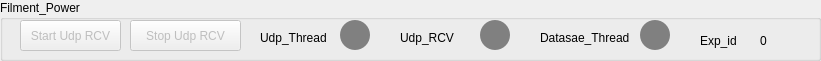
    <widget class="QGroupBox" name="groupBox_21">
     <property name="geometry">
      <rect>
       <x>0</x>
       <y>240</y>
       <width>821</width>
       <height>61</height>
      </rect>
     </property>
     <property name="title">
      <string>Filment_Power</string>
     </property>
     <widget class="QPushButton" name="pushButton_205">
      <property name="enabled">
       <bool>false</bool>
      </property>
      <property name="geometry">
       <rect>
        <x>20</x>
        <y>20</y>
        <width>101</width>
        <height>31</height>
       </rect>
      </property>
      <property name="text">
       <string>Start Udp RCV</string>
      </property>
     </widget>
     <widget class="QPushButton" name="pushButton_206">
      <property name="enabled">
       <bool>false</bool>
      </property>
      <property name="geometry">
       <rect>
        <x>130</x>
        <y>20</y>
        <width>111</width>
        <height>31</height>
       </rect>
      </property>
      <property name="text">
       <string>Stop Udp RCV</string>
      </property>
     </widget>
     <widget class="QPushButton" name="pushButton_207">
      <property name="geometry">
       <rect>
        <x>640</x>
        <y>20</y>
        <width>30</width>
        <height>30</height>
       </rect>
      </property>
      <property name="styleSheet">
       <string notr="true">border-radius:15px;
background-color:grey
;
</string>
      </property>
      <property name="text">
       <string/>
      </property>
     </widget>
     <widget class="QLabel" name="label_169">
      <property name="geometry">
       <rect>
        <x>260</x>
        <y>30</y>
        <width>91</width>
        <height>16</height>
       </rect>
      </property>
      <property name="text">
       <string>Udp_Thread</string>
      </property>
     </widget>
     <widget class="QLabel" name="label_170">
      <property name="geometry">
       <rect>
        <x>760</x>
        <y>30</y>
        <width>21</width>
        <height>21</height>
       </rect>
      </property>
      <property name="text">
       <string>0</string>
      </property>
     </widget>
     <widget class="QPushButton" name="pushButton_208">
      <property name="geometry">
       <rect>
        <x>480</x>
        <y>20</y>
        <width>30</width>
        <height>30</height>
       </rect>
      </property>
      <property name="styleSheet">
       <string notr="true">border-radius:15px;
background-color:grey;
</string>
      </property>
      <property name="text">
       <string/>
      </property>
     </widget>
     <widget class="QLabel" name="label_171">
      <property name="geometry">
       <rect>
        <x>700</x>
        <y>30</y>
        <width>41</width>
        <height>21</height>
       </rect>
      </property>
      <property name="text">
       <string>Exp_id</string>
      </property>
     </widget>
     <widget class="QLabel" name="label_172">
      <property name="geometry">
       <rect>
        <x>540</x>
        <y>30</y>
        <width>121</width>
        <height>16</height>
       </rect>
      </property>
      <property name="text">
       <string>Datasae_Thread</string>
      </property>
     </widget>
     <widget class="QPushButton" name="pushButton_209">
      <property name="geometry">
       <rect>
        <x>340</x>
        <y>20</y>
        <width>30</width>
        <height>30</height>
       </rect>
      </property>
      <property name="styleSheet">
       <string notr="true">border-radius:15px;
background-color:grey;
</string>
      </property>
      <property name="text">
       <string/>
      </property>
     </widget>
     <widget class="QLabel" name="label_173">
      <property name="geometry">
       <rect>
        <x>400</x>
        <y>30</y>
        <width>91</width>
        <height>16</height>
       </rect>
      </property>
      <property name="text">
       <string>Udp_RCV</string>
      </property>
     </widget>
    </widget>
